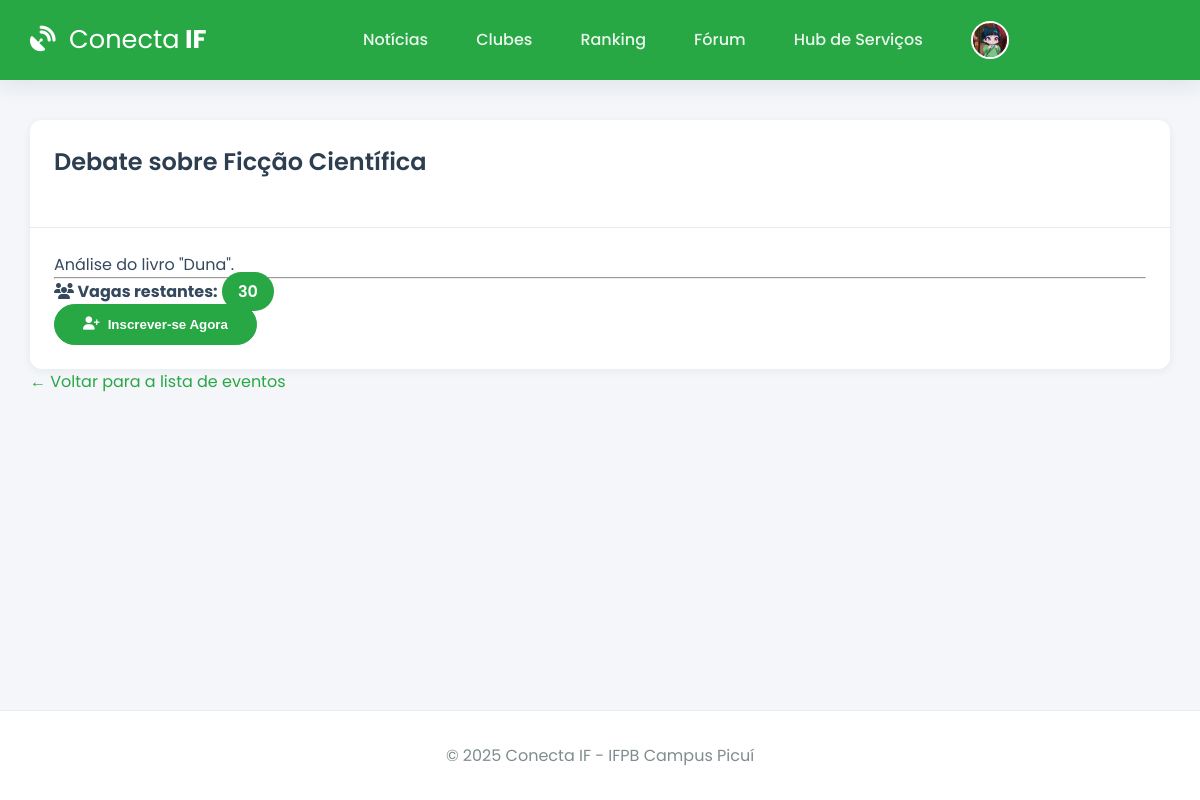
Page /evento/2 (signed in) on the committed database.
### app.py (models this page shows)
class User(db.Model):
    id = db.Column(db.Integer, primary_key=True)
    username = db.Column(db.String(12), unique=True, nullable=False) # Matrícula
    password_hash = db.Column(db.String(256), nullable=False)
    image_file = db.Column(db.String(100), nullable=False, default='default.jpg')
    eventos_inscritos = db.relationship('Evento', secondary=inscricao_evento_tabela, back_populates='alunos_inscritos', lazy='dynamic')
    clubes_membro = db.relationship('Clube', secondary=membros_clube_tabela, back_populates='membros', lazy='dynamic')
    topicos_criados = db.relationship('ForumTopico', backref='autor', lazy='dynamic')
    posts_criados = db.relationship('ForumPost', backref='autor', lazy='dynamic')

class Evento(db.Model):
    id = db.Column(db.Integer, primary_key=True)
    titulo = db.Column(db.String(200), nullable=False)
    descricao = db.Column(db.Text, nullable=False)
    vagas = db.Column(db.Integer, nullable=False)
    data_evento = db.Column(db.DateTime, nullable=False, default=lambda: datetime.now(timezone.utc))
    clube_id = db.Column(db.Integer, db.ForeignKey('clube.id'), nullable=False)
    alunos_inscritos = db.relationship('User', secondary=inscricao_evento_tabela, back_populates='eventos_inscritos', lazy='dynamic')
    noticias = db.relationship('Noticia', backref='evento', lazy='dynamic', cascade="all, delete-orphan")
    @property
    def vagas_restantes(self):
        return self.vagas - self.alunos_inscritos.count()

### app.py (the view)
@app.route('/evento/<int:evento_id>')
@login_required
def detalhe_evento(evento_id):
    evento = Evento.query.get_or_404(evento_id)
    ja_inscrito = evento in g.user.eventos_inscritos.all()
    return render_template('detalhe_evento.html', evento=evento, ja_inscrito=ja_inscrito)

### app.py (called while the page is built)
@app.before_request
def load_logged_in_user():
    user_id = session.get('user_id')
    if user_id is None:
        g.user = None
    else:
        g.user = User.query.get(int(user_id))
        if g.user is None:
            session.clear()

def login_required(f):
    @wraps(f)
    def decorated_function(*args, **kwargs):
        if g.user is None:
            flash('Você precisa fazer login para acessar esta página.', 'warning')
            return redirect(url_for('login'))
        return f(*args, **kwargs)
    return decorated_function

@app.context_processor
def inject_user_and_year():
    return dict(current_user_data=g.user, current_year=datetime.now(timezone.utc).year)

### templates/detalhe_evento.html (shortened to what this page needs)
{% extends 'base.html' %}
{% block content %}
    <div class="card">
        <div class="card-header">
            <h2>{{ evento.titulo }}</h2>
        </div>
        <div class="card-body">
            <p class="lead">{{ evento.descricao }}</p>
            <hr>
            <div class="details-footer">
                <p><strong><i class="fas fa-users"></i> Vagas restantes:</strong> <span class="vagas-badge-lg">{{ evento.vagas_restantes }}</span></p>
                {% if ja_inscrito %}
                    <button class="btn btn-secondary" disabled><i class="fas fa-check-circle"></i> Você já está inscrito</button>
                {% elif evento.vagas_restantes > 0 %}
                    <form action="{{ url_for('inscrever_evento', evento_id=evento.id) }}" method="post" class="inline-form">
                        <button type="submit" class="btn"><i class="fas fa-user-plus"></i> Inscrever-se Agora</button>
                    </form>
                {% else %}
                    <button class="btn btn-danger" disabled>Vagas Esgotadas</button>
                {% endif %}
            </div>
        </div>
    </div>
    <div class="back-link-container">
        <a href="{{ url_for('eventos') }}">&larr; Voltar para a lista de eventos</a>
    </div>
{% endblock %}

### templates/base.html (shortened to what this page needs)
<!DOCTYPE html>
<html lang="pt-br">
<head>
    <link rel="stylesheet" href="https://cdnjs.cloudflare.com/ajax/libs/font-awesome/6.5.2/css/all.min.css" />
    <link rel="stylesheet" href="{{ url_for('static', filename='css/style.css') }}">
</head>
<body>
    <header class="header">
        <div class="container">
            <nav class="navbar">
                <a class="navbar-brand" href="{{ url_for('noticias') if current_user_data else url_for('login') }}">
                    <i class="fas fa-satellite-dish"></i> <strong>Conecta</strong> IF
                </a>
                <div class="nav-links" id="nav-links">
                    {% if current_user_data %}
                        <a class="nav-item" href="{{ url_for('noticias') }}">Notícias</a>
                        <a class="nav-item" href="{{ url_for('clubes') }}">Clubes</a>
                        <a class="nav-item" href="{{ url_for('ranking') }}">Ranking</a>
                        <a class="nav-item" href="{{ url_for('forum') }}">Fórum</a>
                        <a class="nav-item" href="{{ url_for('hub_servicos') }}">Hub de Serviços</a>
                        <div class="nav-item user-menu">
                             <a class="user-menu-trigger" href="#">
                                 <img src="{{ url_for('static', filename='profile_pics/' + current_user_data.image_file) }}" class="nav-profile-image">
                                 <span>{{ current_user_data.username }}</span> <i class="fas fa-chevron-down dropdown-icon"></i>
                            </a>
                        </div>
                    {% else %}
                        <a href="{{ url_for('login') }}" class="nav-item">Entrar</a>
                        <a href="{{ url_for('register') }}" class="nav-item btn btn-outline">Registar</a>
                    {% endif %}
                </div>
            </nav>
        </div>
    </header>
    <main class="container">
        {% block content %}{% endblock %}
    </main>
    <footer class="footer">
        <p>&copy; {{ current_year }} Conecta IF - IFPB Campus Picuí</p>
    </footer>
</body>
</html>

### static/css/style.css (style rules this page uses)
:root { --ifpb-green: #28a745; --ifpb-green-dark: #218838; --dark-blue: #2c3e50; --light-gray: #ecf0f1; --medium-gray: #bdc3c7; --text-color: #34495e; --light-text: #7f8c8d; --background-color: #f4f6f9; --surface-color: #ffffff; --border-color: #e9ecef; --font-family-base: 'Poppins', sans-serif; --shadow-sm: 0 2px 8px rgba(44, 62, 80, 0.07); --shadow-md: 0 5px 20px rgba(44, 62, 80, 0.1); --border-radius: 12px; }
* { box-sizing: border-box; margin: 0; padding: 0; }
html { height: 100%; }
body { font-family: var(--font-family-base); background-color: var(--background-color); color: var(--text-color); display: flex; flex-direction: column; min-height: 100%; }
.container { width: 95%; max-width: 1200px; margin: 0 auto; }
main.container { flex-grow: 1; padding-top: 2.5rem; padding-bottom: 2.5rem; }
h1, h2, h3, h4 { font-weight: 600; color: var(--dark-blue); margin-bottom: 1.5rem; }
a { color: var(--ifpb-green); text-decoration: none; transition: color 0.2s; }
.header { background-color: var(--ifpb-green); padding: 0.8rem 0; box-shadow: var(--shadow-md); position: sticky; top: 0; z-index: 1000; }
.navbar { display: flex; justify-content: space-between; align-items: center; }
.navbar-brand { font-weight: 700; font-size: 1.6rem; color: var(--surface-color); }
.navbar-brand i { margin-right: 0.5rem; }
.navbar-brand strong { font-weight: 400; }
.nav-links { display: flex; align-items: center; gap: 1rem; }
.nav-item { color: rgba(255, 255, 255, 0.9); font-weight: 500; padding: 0.5rem 1rem; border-radius: var(--border-radius); transition: background-color 0.2s; }
.nav-profile-image { width: 38px; height: 38px; border-radius: 50%; margin-right: 10px; object-fit: cover; border: 2px solid var(--surface-color); }
.user-menu { position: relative; }
.user-menu-trigger { display: flex; align-items: center; cursor: pointer; }
.user-menu-trigger .dropdown-icon { font-size: 0.8em; margin-left: 0.5rem; transition: transform 0.2s; }
.card { background-color: var(--surface-color); border-radius: var(--border-radius); box-shadow: var(--shadow-sm); transition: all 0.3s ease-in-out; display: flex; flex-direction: column; height: 100%; }
.card .card-header { padding: 1.5rem; border-bottom: 1px solid var(--border-color); display: flex; justify-content: space-between; align-items: center; }
.card .card-body { padding: 1.5rem; flex-grow: 1; }
.vagas-badge, .vagas-badge-lg { background-color: var(--ifpb-green); color: white; padding: 0.4rem 0.8rem; border-radius: 50px; font-size: 0.85rem; font-weight: 600; }
.vagas-badge-lg { font-size: 1rem; padding: 0.5rem 1rem; }
.btn { background-color: var(--ifpb-green); border: 1px solid var(--ifpb-green); color: #fff; font-weight: 600; padding: 0.75rem 1.75rem; border-radius: 50px; transition: all 0.3s ease; cursor: pointer; text-align: center; display: inline-flex; align-items: center; gap: 0.5rem; justify-content: center; }
.back-link-container { margin-bottom: 1.5rem; }
.footer { padding: 2rem 0; background-color: var(--surface-color); text-align: center; margin-top: auto; border-top: 1px solid var(--border-color); }
.footer p { margin: 0; color: var(--light-text); }

### rows in the picture
User: image_file (placeholder picture)
Evento: titulo "Debate sobre Ficção Científica", descricao "Análise do livro \"Duna\".", vagas_restantes "30"
